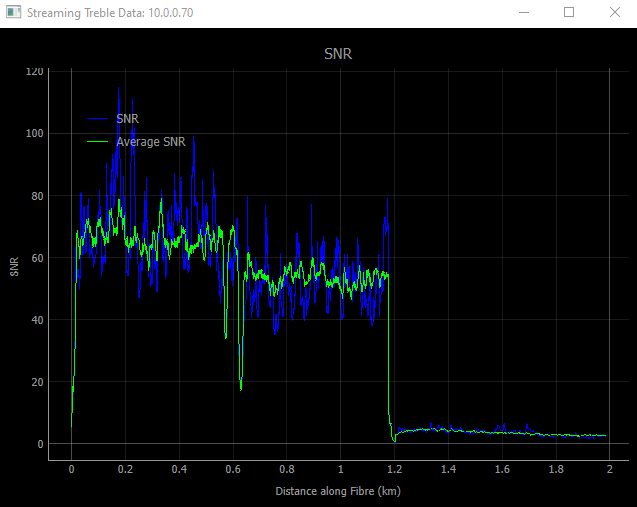

Generate this figure with Python:
"""
Example script using PYQTGRAPH and Client Functions to plot realtime Terra15 Treble SNR data.
"""

### Pyside6, Pyside2, or PyQt5 must be installed for correct display.
### Pyside6 is preferred.

### The "treble" API package must be installed to run the Treble API.
### Download links can be provided by Terra15.

### SETUP PARAMETERS ################################################################################
treble_ip = "10.0.0.70"
server_port = "48000"
update_rate = 0.16  # (s)
########################################################################################################

import numpy as np
import pyqtgraph as pg
from pyqtgraph.Qt import QtCore
from treble import acq_client

# setup Treble connection
client = acq_client.acq_Client()
client.connect_to_server(f"tcp://{treble_ip}:{server_port}")
_, md = client.fetch_data_product([-1],timeout=20000)

# CREATE PLOT WINDOW
app = pg.mkQApp("Plotting Example")

win = pg.GraphicsLayoutWidget(title=f"Streaming Treble Data: {treble_ip}")
win.setWindowTitle(f"Streaming Treble Data: {treble_ip}")

p1 = win.addPlot(title="SNR")
p1.setLabel("bottom", text="Distance along Fibre", units="m")
p1.setLabel("left", text="SNR")
p1.showGrid(x=True, y=True)
p1.addLegend()
snr_curve = p1.plot(pen="b", name="SNR")
avg_curve = p1.plot(pen="g", name="Average SNR")

win.show()

inc = 0
n_avg = 20 # points for spatial moving average
n_hold = 30 # number of frames to retain average SNR
avg_hold = None
def update_plot():
    global inc, p1, avg_hold

    otdr, md = client.fetch_OTDR([-1], timeout=20000)

    if otdr is None:
        avg_hold = None
        return
    otdr = otdr[0][-1]

    snr = np.array([ np.mean(otdr[i:i + n_avg]) / np.std(otdr[i:i + n_avg]) for i in range(len(otdr) - n_avg)])

    # Resetting average hold
    if inc%n_hold==0:
        avg_hold = snr
    else:
        avg_hold = (avg_hold * (inc%n_hold) + snr) / (inc%n_hold+1)

    # generate full x-vector using dx
    x = np.arange(0, snr.shape[0]) * md["dx"]

    # plot
    snr_curve.setData(x, snr)
    avg_curve.setData(x, avg_hold)

    inc += 1

timer = QtCore.QTimer()
timer.timeout.connect(update_plot)
timer.start(update_rate * 1000)

if __name__ == "__main__":

    pg.exec()
